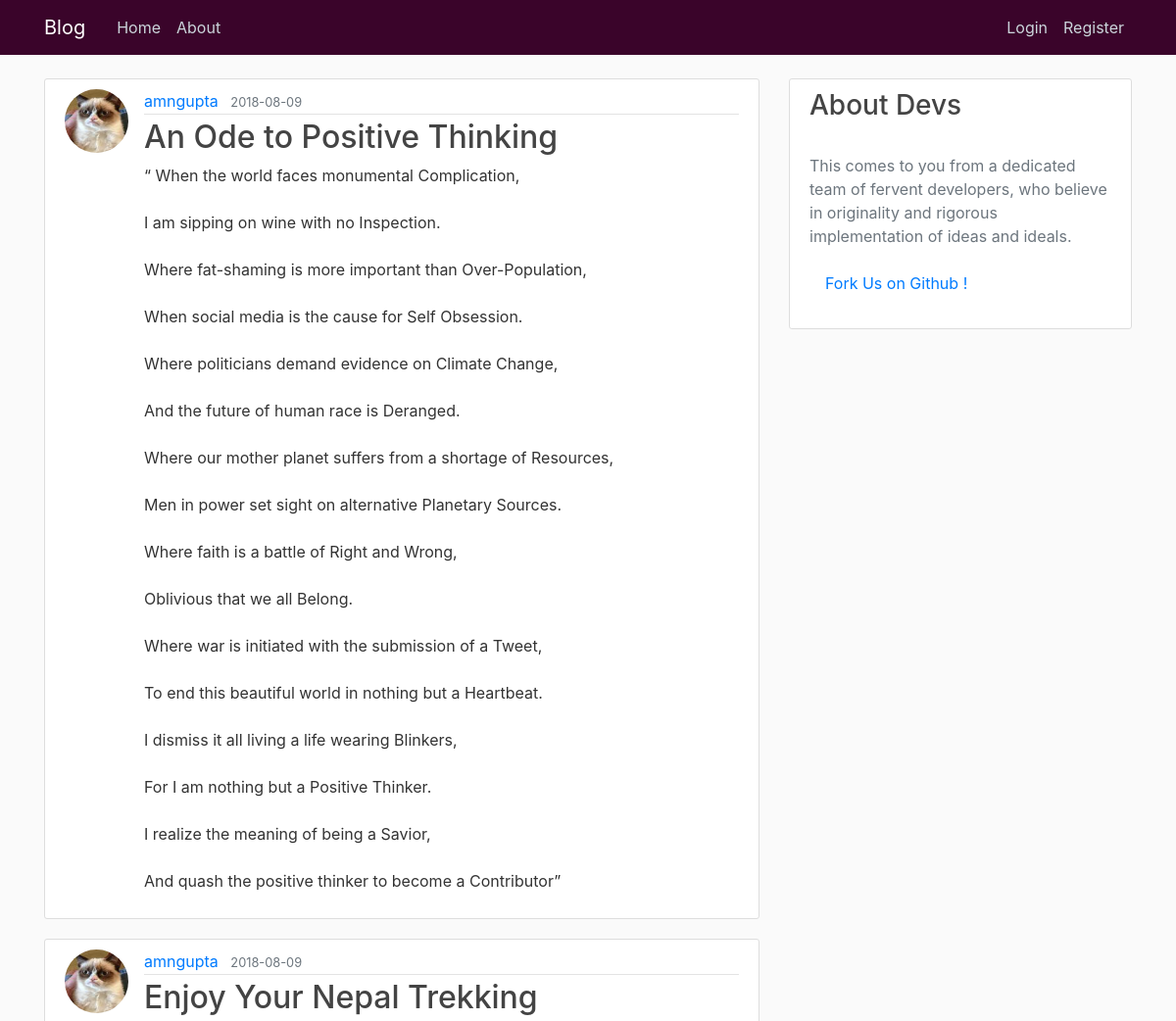
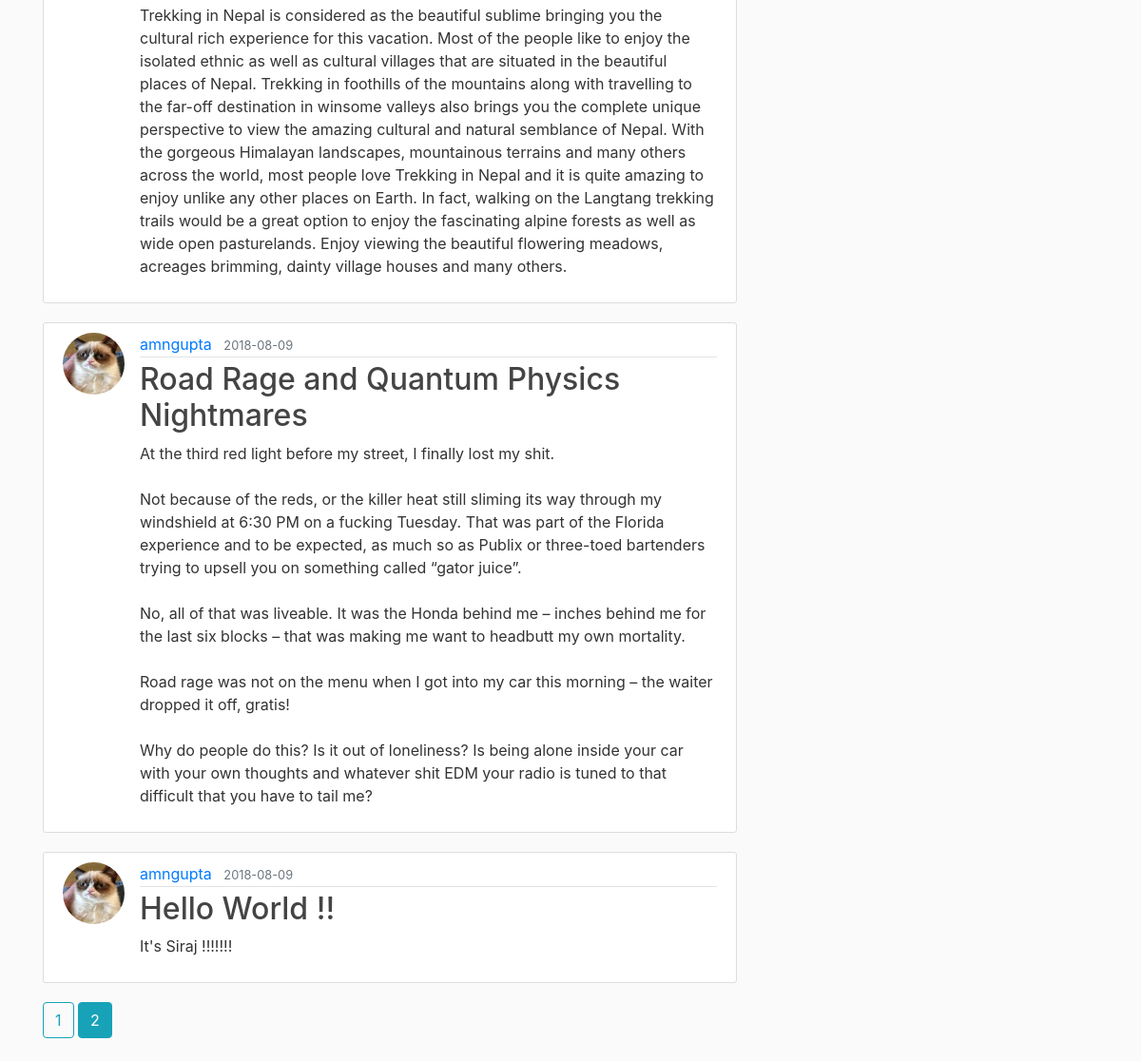
The page /home?page=2 on the database its author committed (2 pictures, top to bottom).
### blog/models.py (models this page shows, shortened)
class Post(db.Model):
    id = db.Column(db.Integer, primary_key=True)
    title = db.Column(db.String(100), nullable=False)
    date_posted = db.Column(db.DateTime, nullable=False, default=datetime.utcnow)
    content = db.Column(db.Text, nullable=False)
    user_id = db.Column(db.Integer, db.ForeignKey('user.id'), nullable=False)

class User(db.Model, UserMixin):
    id = db.Column(db.Integer, primary_key=True)
    username = db.Column(db.String(20), unique=True, nullable=False)
    email = db.Column(db.String(120), unique=True, nullable=False)
    image_file = db.Column(db.String(20), nullable=False, default='default.jpg')
    password = db.Column(db.String(60), nullable=False)
    posts = db.relationship('Post', backref='author', lazy=True)

### blog/routes.py (the view)
@app.route("/")
@app.route("/home")
def home():
    page = request.args.get('page', 1, type=int)
    posts = Post.query.order_by(Post.date_posted.desc()).paginate(page=page, per_page=5)
    return render_template('home.html', posts=posts)

### blog/templates/home.html
{% extends "layout.html" %}
{% block content %}
    {% for post in posts.items %}
        <article class="media content-section">
          <img class="rounded-circle article-img" src="{{ url_for('static', filename='profile_pics/' + post.author.image_file) }}">
          <div class="media-body fadeInUp animated">
            <div class="article-metadata">
              <a class="mr-2" href="{{ url_for('user_posts', username=post.author.username) }}">{{ post.author.username }}</a>
              <small class="text-muted">{{ post.date_posted.strftime('%Y-%m-%d') }}</small>
            </div>
            <h2><a class="article-title" href="{{ url_for('post', post_id=post.id) }}">{{ post.title }}</a></h2>
            <p class="article-content">{{ post.content }}</p>
          </div>
        </article>
    {% endfor %}
    {% for page_num in posts.iter_pages(left_edge=1, right_edge=1, left_current=1, right_current=2) %}
      {% if page_num %}
        {% if posts.page == page_num %}
          <a class="btn btn-info mb-4" href="{{ url_for('home', page=page_num) }}">{{ page_num }}</a>
        {% else %}
          <a class="btn btn-outline-info mb-4" href="{{ url_for('home', page=page_num) }}">{{ page_num }}</a>
        {% endif %}
      {% else %}
        ...
      {% endif %}
    {% endfor %}
{% endblock content %}

### blog/static/main.css (style rules this page uses)
body { background: #fafafa; color: #333333; margin-top: 5rem; }
h1, h2, h3, h4, h5, h6 { color: #444444; }
.content-section { background: #ffffff; padding: 10px 20px; border: 1px solid #dddddd; border-radius: 3px; margin-bottom: 20px; }
.article-title { color: #444444; }
.article-content { white-space: pre-line; }
.article-img { height: 65px; width: 65px; margin-right: 16px; }
.article-metadata { padding-bottom: 1px; margin-bottom: 4px; border-bottom: 1px solid #e3e3e3 }

### rows shown on the page
Post: image_file (picture), author.username "amngupta", date_posted "2018-08-09", title "An Ode to Positive Thinking", content "“ When the world faces monumental Complication, I am sipping on wine with no Inspection. Where fat-shaming is more important than Over-Population, When social media is the cause for Self Obsession. Where politicians demand evidence on Climate Change, And the future of human race is Deranged. Where our mother planet suffers from a shortage of Resources, Men in power set sight on alternative Planetary Sources. Where faith is a battle of Right and Wrong, Oblivious that we all Belong. Where war is initiated with the submission of a Tweet, To end this beautiful world in nothing but a Heartbeat. I dismiss it all living a life wearing Blinkers, For I am nothing but a Positive Thinker. I realize…"
Post: image_file (picture), author.username "amngupta", date_posted "2018-08-09", title "Enjoy Your Nepal Trekking", content "Trekking in Nepal is considered as the beautiful sublime bringing you the cultural rich experience for this vacation. Most of the people like to enjoy the isolated ethnic as well as cultural villages that are situated in the beautiful places of Nepal. Trekking in foothills of the mountains along with travelling to the far-off destination in winsome valleys also brings you the complete unique perspective to view the amazing cultural and natural semblance of Nepal. With the gorgeous Himalayan landscapes, mountainous terrains and many others across the world, most people love Trekking in Nepal and it is quite amazing to enjoy unlike any other places on Earth. In fact, walking on the Langtang…"
Post: image_file (picture), author.username "amngupta", date_posted "2018-08-09", title "Road Rage and Quantum Physics Nightmares", content "At the third red light before my street, I finally lost my shit. Not because of the reds, or the killer heat still sliming its way through my windshield at 6:30 PM on a fucking Tuesday. That was part of the Florida experience and to be expected, as much so as Publix or three-toed bartenders trying to upsell you on something called “gator juice”. No, all of that was liveable. It was the Honda behind me – inches behind me for the last six blocks – that was making me want to headbutt my own mortality. Road rage was not on the menu when I got into my car this morning – the waiter dropped it off, gratis! Why do people do this? Is it out of loneliness? Is being alone inside your car with your own…"
Post: image_file (picture), author.username "amngupta", date_posted "2018-08-09", title "Hello World !!", content "It's Siraj !!!!!!!"

### other values the page prints
{{ page_num }} "1"
{{ page_num }} "2"
